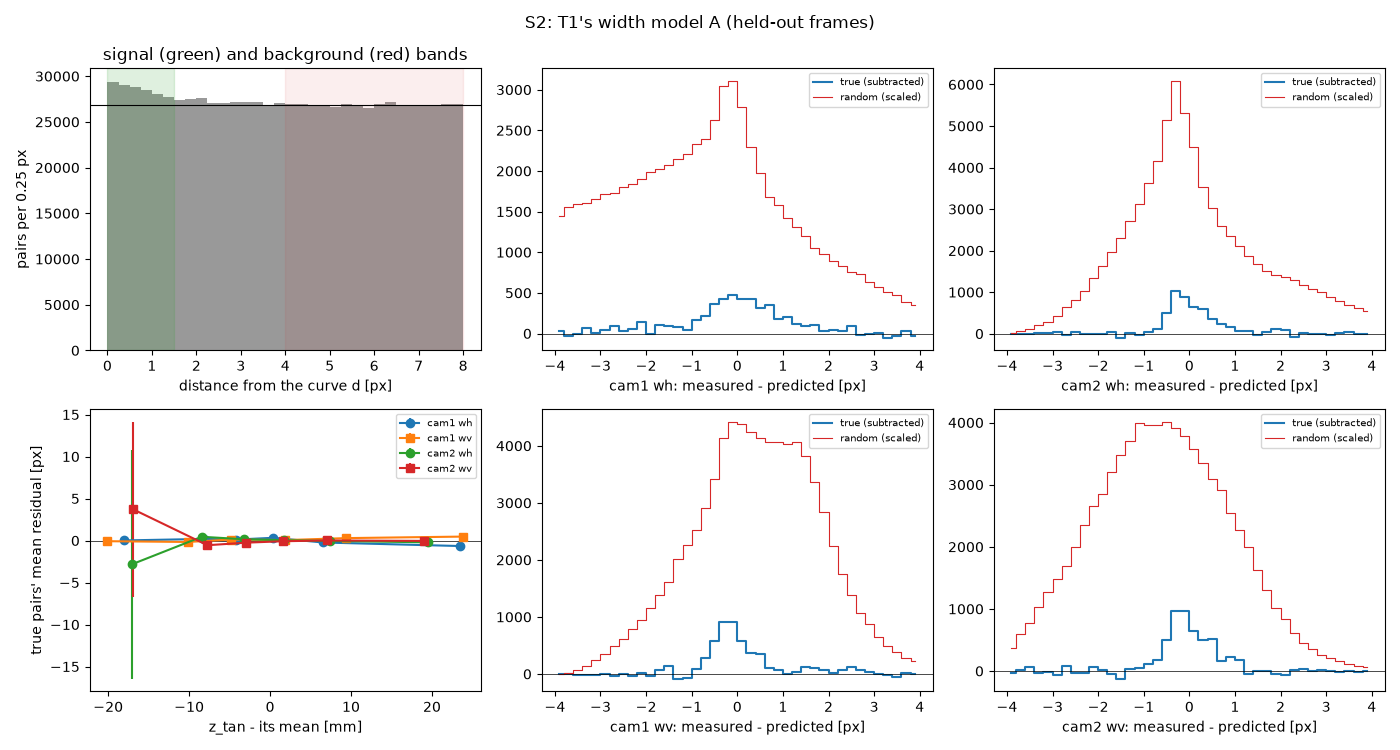

The script that saved this image:
"""S2 (plan, Phase 6; L3): the shape model of T1's particle images, fitted from T1 itself.

    python tests/s2_shape_fit.py [--band 8] [--reuse]

The model (tests/cylinder_stb/shape_model.py): per camera a pupil of diameter A focused at depth z_f; a point X images
as a uniform ellipse of full axes L_h = A f |1/(z_tan + delta) - 1/z_f| and L_v = A f |1/(z_sag + delta) - 1/z_f|
blurred by sigma0, z_tan and z_sag from the calibrated PINCYL camera (the parallax of a displaced pinhole), delta a
depth offset (model B; 0 in model A): T0's calibration fixes each camera's f / D but not f and D (C1-T), and a camera
really at lambda D with focal length lambda f puts its virtual images about (lambda - 1) D further, which changes the
blur's slope with depth.  What is compared is the RMS width: the detector's sqrt(Lx^2/12 + sx^2) along u and
sqrt(Ly^2/12 + sy^2) along v (well determined where its box length and blur trade against each other; with lengths
the fit collapsed to A -> 0: before_s2_widths/), against the model's sqrt(L^2/16 + sigma0^2) (a uniform ellipse of
full axis L has variance L^2/16 along it).

Which pairs are true.  About 1,000 detections per image: each cam1 detection's curved image line on cam2 passes within
1.2 px of 2.6 cam2 detections, and T1-a (tests/t1a_epipolar_offset.py) shows the true matches as a peak about 2 px
wide on a flat floor of random pairs, one true pair to about ten random ones within 1 px.  The earlier fits
maximised the number of candidate pairs that agree with the model, which fitted the random pairs' widths
(before_s2_bgsub/: true-looking pairs agreed no more often than the rest).  This version separates the true pairs
statistically.  Every pair within BAND px of the curve is gathered with its distance d from it; the pairs with
d <= 1.5 px form the signal band, those with 4 <= d <= BAND the background band, which holds random pairs only.  For
any rule, (count in the signal band) - k (count in the background band), k = 1.5 / (BAND - 4), estimates the number
of true pairs in the signal band that it keeps; the same for sums (moments).
  1. Per camera, a grid over (delta, z_f, sigma0, A), maximising the estimated number of true pairs whose two widths
     agree within max(0.5 px, 20 %).  Along A the agreeing values form an interval for each pair, so the count over
     all A's is one pass; then a finer grid around the best.
  2. Model A (delta = 0) or B (the best delta), B only if it keeps more true pairs on the held-out frames by more
     than two standard errors.
  3. The amplitude: log flux against log(|L_h| + |L_v| + 2), a straight line per camera, by moments (the signal
     band's pairs that agree in both cameras, minus k times the background band's).
Judged (plan L3), on the held-out frames' true pairs: the residuals of the widths (68 % within 1.5 px, the plan's
RMS figure for lengths, widths being about a third of a length; the quantiles from the background-subtracted
distribution, which an RMS of heavy tails would not describe) and no trend with depth (the background-subtracted mean
residual in depth bins, its slope within 3 standard errors).  Also the depth cue's worth: the fraction of true pairs
the check keeps against the fraction of random pairs, over a range of tolerances, and the tolerances for
s3_track.py's tracer.shape_check: those that maximise (true kept) / sqrt(random kept), the significance of the true
matches among the candidates (no setting keeps 90 % of the true pairs: the residuals' tails, mostly blended
detections, are wide).
Frames: every 5th of S1's (i = 0, 5, ..., 250; raw frames 4 i); fitting i = 0, 10, ..., 250 (26), held out
i = 5, 15, ..., 245 (25).  Data: data/s2/pairs_band.npz (--reuse reads it).
Writes data/T1_shape.json, its OTF table (model "segment", box lengths of equal second moment, 15 x 11 x 17 nodes
over the view volume) data/T1_otf_shape.txt, and s2_shape_fit_out.txt, .json and s2_shape_fit.png beside itself.
"""
import argparse
import json
import math
import os
import sys
import time

import cv2
import numpy as np

HERE = os.path.dirname(os.path.abspath(__file__))
CASE = os.path.dirname(HERE)
sys.path.insert(0, CASE)
import case  # noqa: E402
import t1_setup as ts  # noqa: E402

lpt = ts.lib()
import shape_model as sm  # noqa: E402  (tests/cylinder_stb, put on the path by ts.lib)

FIT = list(range(0, 251, 10))
TEST = list(range(5, 246, 10))
SIG = 1.5            # signal band: d <= SIG px
BG0 = 4.0            # background band: BG0 <= d <= band
TOL = (0.5, 0.2)     # agreement: |measured - predicted| <= max(TOL[0], TOL[1] x predicted)
A_GRID = (0.25, 0.05, 795)   # A0, dA, n: A = 0.25 ... 39.95 mm


def poly_dist(poly, Q):
    """Distance of points Q (m, 2) to a polyline (k, 2), and whether the nearest point is inside it (not its ends)."""
    A, B = poly[:-1], poly[1:]
    E = B - A
    e2 = np.maximum((E ** 2).sum(axis=1), 1e-24)
    best = np.full(len(Q), np.inf)
    tb = np.zeros(len(Q))
    kb = np.zeros(len(Q), int)
    for k, (a, e, ee) in enumerate(zip(A, E, e2)):
        t = np.clip(((Q - a) @ e) / ee, 0.0, 1.0)
        d = np.hypot(*(Q - (a + t[:, None] * e)).T)
        upd = d < best
        best[upd], tb[upd], kb[upd] = d[upd], t[upd], k
    inside = ~(((kb == 0) & (tb <= 0.0)) | ((kb == len(A) - 1) & (tb >= 1.0)))
    return best, inside


def midpoint(l1, l2):
    p1, d1 = np.array([l1.pt[i] for i in range(3)]), np.array([l1.unit_vector[i] for i in range(3)])
    p2, d2 = np.array([l2.pt[i] for i in range(3)]), np.array([l2.unit_vector[i] for i in range(3)])
    A = np.array([[d1 @ d1, -d1 @ d2], [d1 @ d2, -d2 @ d2]])
    b = np.array([(p2 - p1) @ d1, (p2 - p1) @ d2])
    try:
        s, t = np.linalg.solve(A, b)
    except np.linalg.LinAlgError:
        return None, np.inf
    q1, q2 = p1 + s * d1, p2 + t * d2
    return 0.5 * (q1 + q2), float(np.linalg.norm(q1 - q2))


def candidate_pairs(cams, sm_, dets, vol, band):
    """(i, j, X, distance from the curve, closest approach) for every cam1 detection i and cam2 detection j whose
    distance from i's curve is at most band, its nearest point inside the curve, X inside the view volume."""
    d1, d2 = dets
    Q2 = d2[:, :2]
    los2 = [cams[1].lineOfSight(lpt.Pt2D(float(u), float(v))) for u, v in Q2]
    out = []
    for i, (u, v) in enumerate(d1[:, :2]):
        los1 = cams[0].lineOfSight(lpt.Pt2D(float(u), float(v)))
        ok, _chord, poly = sm_.makeCurve2DFromLOS3D(1, los1)
        if not ok:
            continue
        P = np.array([[p[0], p[1]] for p in poly])
        P = P[np.all(np.isfinite(P), axis=1)]
        if len(P) < 2:
            continue
        lo, hi = P.min(axis=0) - band, P.max(axis=0) + band
        sel = np.flatnonzero(np.all((Q2 >= lo) & (Q2 <= hi), axis=1))
        if not len(sel):
            continue
        dist, inside = poly_dist(P, Q2[sel])
        keep = (dist <= band) & inside
        for j, dd in zip(sel[keep], dist[keep]):
            X, gap = midpoint(los1, los2[j])
            if X is None or gap > 1.0:
                continue
            if not (vol["x"][0] <= X[0] <= vol["x"][1] and vol["y"][0] <= X[1] <= vol["y"][1]
                    and vol["z"][0] <= X[2] <= vol["z"][1]):
                continue
            out.append((i, int(j), X, float(dd), gap))
    return out


def gather(frames, cams, sm_, noise, vol, band, log):
    P = lpt.LineFinderParam()
    rows, counts = [], []
    for fi in frames:
        k = 4 * fi
        dets = []
        for c in (1, 2):
            img = cv2.imread(os.path.join(ts.PRE, f"cam{c}", f"frame{k:06d}.tif"), cv2.IMREAD_UNCHANGED)
            dets.append(np.array(lpt.detectLines(lpt.Image.from_numpy(img), float(noise[c - 1]), P)))
        pairs = candidate_pairs(cams, sm_, dets, vol, band)
        for (i, j, X, dd, gap) in pairs:
            a, b = dets[0][i], dets[1][j]
            rows.append([fi, i, j, *X, dd, gap, a[2], a[3], a[4], a[5], a[8], a[10],
                         b[2], b[3], b[4], b[5], b[8], b[10]])
        counts.append((fi, len(dets[0]), len(dets[1]), len(pairs)))
        log(f"    frame {k:4d}: detections {len(dets[0])} / {len(dets[1])}; pairs within {band} px {len(pairs)}")
    cols = ["frame", "i", "j", "X", "Y", "Z", "d_epi", "gap", "Lx1", "Ly1", "sx1", "sy1", "flux1", "score1",
            "Lx2", "Ly2", "sx2", "sy2", "flux2", "score2"]
    return np.array(rows), cols, np.array(counts)


# ------------------------------------------------------------------ the model in widths
def widths_meas(data, ci, c):
    Lx, Ly = data[:, ci[f"Lx{c + 1}"]], data[:, ci[f"Ly{c + 1}"]]
    sx, sy = data[:, ci[f"sx{c + 1}"]], data[:, ci[f"sy{c + 1}"]]
    return np.sqrt(Lx ** 2 / 12 + sx ** 2), np.sqrt(Ly ** 2 / 12 + sy ** 2)


def lengths_pred(p, f, z):
    A, zf, s0, dl = p
    return A * f * np.abs(1.0 / (z[:, 0] + dl) - 1.0 / zf), A * f * np.abs(1.0 / (z[:, 1] + dl) - 1.0 / zf)


def widths_pred(p, f, z):
    Lh, Lv = lengths_pred(p, f, z)
    return np.sqrt(Lh ** 2 / 16 + p[2] ** 2), np.sqrt(Lv ** 2 / 16 + p[2] ** 2)


def agree(wm, wp, tol=TOL):
    return np.abs(wm - wp) <= np.maximum(tol[0], tol[1] * wp)


def width_window(wm, tol=TOL):
    """The predicted widths that agree with a measured wm: [min(wm - tp, wm/(1 + tr)), max(wm + tp, wm/(1 - tr))]."""
    tp, tr = tol
    return np.minimum(wm - tp, wm / (1.0 + tr)), np.maximum(wm + tp, wm / (1.0 - tr))


def a_interval(w_lo, w_hi, g, s0):
    """The A's whose predicted width sqrt(A^2 g^2 / 16 + s0^2) lies in [w_lo, w_hi] (g = f |1/z - 1/z_f|)."""
    g = np.maximum(g, 1e-12)
    lo = 4.0 * np.sqrt(np.maximum(w_lo ** 2 - s0 ** 2, 0.0)) / g
    hi = np.where(w_hi > s0, 4.0 * np.sqrt(np.maximum(w_hi ** 2 - s0 ** 2, 0.0)) / g, -1.0)
    return lo, hi


def excess_over_A(lo, hi, w):
    """Sum of the weights w of the pairs whose A-interval [lo, hi] holds each grid value of A."""
    A0, dA, n = A_GRID
    i0 = np.clip(np.ceil((lo - A0) / dA), 0, n).astype(np.int64)
    i1 = np.clip(np.floor((hi - A0) / dA), -1, n - 1).astype(np.int64)
    ok = i1 >= i0
    d = np.bincount(i0[ok], weights=w[ok], minlength=n + 1) - np.bincount(i1[ok] + 1, weights=w[ok], minlength=n + 1)
    return np.cumsum(d)[:n]


class Bands:
    """The signal and background bands of a set of pairs: weights +1 and -k."""

    def __init__(self, data, ci, band):
        d = data[:, ci["d_epi"]]
        self.sig = d <= SIG
        self.bg = (d >= BG0) & (d <= band)
        self.k = SIG / (band - BG0)
        self.w = np.where(self.sig, 1.0, np.where(self.bg, -self.k, 0.0))
        self.n_sig, self.n_bg = int(self.sig.sum()), int(self.bg.sum())
        self.n_true = self.n_sig - self.k * self.n_bg
        self.n_true_se = math.sqrt(self.n_sig + self.k ** 2 * self.n_bg)

    def true_count(self, m):
        """Estimated true pairs (and its standard error) among the pairs with m."""
        a, b = float(m[self.sig].sum()), float(m[self.bg].sum())
        return a - self.k * b, math.sqrt(a + self.k ** 2 * b)

    def random_rate(self, m):
        return float(m[self.bg].mean())

    def true_mean(self, m, x):
        """Background-subtracted mean of x over the true pairs with m."""
        s, b = m & self.sig, m & self.bg
        n = s.sum() - self.k * b.sum()
        return float((x[s].sum() - self.k * x[b].sum()) / n) if n > 0 else float("nan"), float(n)

    def true_cdf(self, x, grid, m=None):
        """Background-subtracted fraction of the true pairs (with m) whose x <= each grid value."""
        m = np.ones(len(x), bool) if m is None else m
        s, b = np.sort(x[m & self.sig]), np.sort(x[m & self.bg])
        n = len(s) - self.k * len(b)
        return (np.searchsorted(s, grid, side="right") - self.k * np.searchsorted(b, grid, side="right")) / n


def grid_fit(wm, z, f, bands, deltas, zf_step, s0s, zf_span=40.0, around=None):
    """The (A, z_f, sigma0, delta) that keep the most true pairs in one camera (both widths agree)."""
    (wl_h, wh_h), (wl_v, wh_v) = width_window(wm[0]), width_window(wm[1])
    sel = bands.w != 0
    w = bands.w[sel]
    wl_h, wh_h, wl_v, wh_v, zz0 = wl_h[sel], wh_h[sel], wl_v[sel], wh_v[sel], z[sel]
    A0, dA, _n = A_GRID
    best = (-np.inf, None)
    for dl in deltas:
        zz = zz0 + dl
        ih, iv = 1.0 / zz[:, 0], 1.0 / zz[:, 1]
        if around is None:
            zfs = np.arange(np.nanmin(zz) - zf_span, np.nanmax(zz) + zf_span, zf_step)
        else:
            zfs = around[1] + np.arange(-zf_span, zf_span + 1e-9, zf_step)
        for zf in zfs:
            gh, gv = f * np.abs(ih - 1.0 / zf), f * np.abs(iv - 1.0 / zf)
            for s0 in s0s:
                lo_h, hi_h = a_interval(wl_h, wh_h, gh, s0)
                lo_v, hi_v = a_interval(wl_v, wh_v, gv, s0)
                E = excess_over_A(np.maximum(lo_h, lo_v), np.minimum(hi_h, hi_v), w)
                k = int(np.argmax(E))
                if E[k] > best[0]:
                    best = (float(E[k]), [float(A0 + k * dA), float(zf), float(s0), float(dl)])
    return best


def agree_cam(p, f, z, wm, tol=TOL):
    ph, pv = widths_pred(p, f, z)
    return agree(wm[0], ph, tol) & agree(wm[1], pv, tol)


def assess(ps, f_px, data, z, ci, band, depth_bins=6):
    """Held-out figures of a model: true and random pairs kept, residual quantiles, the trend with depth."""
    bands = Bands(data, ci, band)
    wm = [widths_meas(data, ci, c) for c in (0, 1)]
    ag = [agree_cam(ps[c], f_px[c], z[c], wm[c]) for c in (0, 1)]
    out = {"n_sig": bands.n_sig, "n_bg": bands.n_bg, "k": bands.k, "n_true": bands.n_true,
           "n_true_se": bands.n_true_se}
    for name, m in (("cam1", ag[0]), ("cam2", ag[1]), ("joint", ag[0] & ag[1])):
        t, se = bands.true_count(m)
        out[name] = {"true_kept": t / bands.n_true, "true_kept_se": se / bands.n_true,
                     "random_kept": bands.random_rate(m)}
    grid = np.arange(0.0, 6.0001, 0.01)
    for c in (0, 1):
        ph, pv = widths_pred(ps[c], f_px[c], z[c])
        other = ag[1 - c]
        rec = {}
        for nm, r in (("wh", wm[c][0] - ph), ("wv", wm[c][1] - pv)):
            F = bands.true_cdf(np.abs(r), grid)
            Fo = bands.true_cdf(np.abs(r), grid, other)
            q = {f"q{int(p * 100)}": float(grid[min(np.searchsorted(F, p), len(grid) - 1)]) for p in (0.5, 0.68, 0.9)}
            qo = {f"q{int(p * 100)}": float(grid[min(np.searchsorted(Fo, p), len(grid) - 1)]) for p in (0.5, 0.68, 0.9)}
            # the trend: the background-subtracted mean residual (|r| <= 3 px, the pairs agreeing in the other camera)
            zc = z[c][:, 0]
            m0 = other & (np.abs(r) <= 3.0)
            edges = np.quantile(zc[m0 & bands.sig], np.linspace(0, 1, depth_bins + 1))
            zb, rb, eb = [], [], []
            for lo, hi in zip(edges[:-1], edges[1:]):
                mb = m0 & (zc >= lo) & (zc <= hi)
                mu, n = bands.true_mean(mb, r)
                s, b = mb & bands.sig, mb & bands.bg
                var = ((r[s] - mu) ** 2).sum() + bands.k ** 2 * ((r[b] - mu) ** 2).sum()
                zb.append(0.5 * (lo + hi))
                rb.append(mu)
                eb.append(math.sqrt(var) / n if n > 0 else float("nan"))
            zb, rb, eb = np.array(zb), np.array(rb), np.array(eb)
            ok = np.isfinite(rb) & np.isfinite(eb) & (eb > 0)
            W = 1.0 / eb[ok] ** 2
            X = np.column_stack([zb[ok] - np.average(zb[ok], weights=W), np.ones(ok.sum())])
            cov = np.linalg.inv(X.T @ (W[:, None] * X))
            coef = cov @ (X.T @ (W * rb[ok]))
            rec[nm] = {**q, "agreeing_other": qo, "bias": float(bands.true_mean(other & (np.abs(r) <= 3.0), r)[0]),
                       "depth_bins_mm": zb.tolist(), "mean_resid_px": rb.tolist(), "mean_resid_se": eb.tolist(),
                       "slope_px_per_mm": float(coef[0]), "slope_se": float(math.sqrt(cov[0, 0])),
                       "slope_over_range_px": float(coef[0] * (zb[-1] - zb[0]))}
        out[f"cam{c + 1}_resid"] = rec
    out["trend"] = any(abs(out[f"cam{c}_resid"][k]["slope_px_per_mm"]) > 3 * out[f"cam{c}_resid"][k]["slope_se"]
                       for c in (1, 2) for k in ("wh", "wv"))
    out["q68_max"] = max(out[f"cam{c}_resid"][k]["q68"] for c in (1, 2) for k in ("wh", "wv"))
    return out, ag


def tolerance_scan(ps, f_px, data, z, ci, band):
    """Joint true and random pairs kept for shape_check's (tol_px, tol_rel)."""
    bands = Bands(data, ci, band)
    wm = [widths_meas(data, ci, c) for c in (0, 1)]
    rows = []
    for tp in (0.3, 0.4, 0.5, 0.6, 0.8, 1.0, 1.2, 1.5):
        for tr in (0.1, 0.15, 0.2, 0.25, 0.3, 0.4):
            m = agree_cam(ps[0], f_px[0], z[0], wm[0], (tp, tr)) & agree_cam(ps[1], f_px[1], z[1], wm[1], (tp, tr))
            t, se = bands.true_count(m)
            rows.append({"tol_px": tp, "tol_rel": tr, "true_kept": t / bands.n_true, "true_kept_se": se / bands.n_true,
                         "random_kept": bands.random_rate(m)})
    return rows


def main():
    ap = argparse.ArgumentParser()
    ap.add_argument("--band", type=float, default=8.0)
    ap.add_argument("--reuse", action="store_true", help="read data/s2/pairs_band.npz instead of gathering")
    args = ap.parse_args()
    log = case.Log(os.path.join(HERE, "s2_shape_fit"))
    t0 = time.time()
    vol = ts.view_volume(lpt)
    noise = ts.noise_per_camera()
    fds = [sm.FocalDepths(lpt, f) for f in ts.CAMS]
    f_px = [math.sqrt(fd.K[0, 0] * fd.K[1, 1]) for fd in fds]
    log(f"S2: T1's shape model; build {ts.BUILD}; cameras {ts.CAMS}; view volume x {np.round(vol['x'], 1)}, "
        f"y {np.round(vol['y'], 1)}, z {np.round(vol['z'], 1)} mm (r <= {vol['r_max_mm']:.1f}); noise "
        f"{np.round(noise, 2)}; pairs within {args.band} px; signal band d <= {SIG} px, background {BG0} to "
        f"{args.band} px")
    npz = os.path.join(ts.DATA, "s2", "pairs_band.npz")
    if args.reuse:
        d = np.load(npz)
        D, T, cols = d["D"], d["T"], [str(c) for c in d["cols"]]
        zD, zT = [d["zD1"], d["zD2"]], [d["zT1"], d["zT2"]]
        log(f"  pairs read from {npz}")
    else:
        cfg_path = os.path.join(ts.DATA, "s2", "config.json")
        ts.stb_config(cfg_path, (0, 10), vol, {"intensity_threshold": 30, "radius_px": 2.0})
        bs = lpt.BasicSetting()
        bs.readConfig(cfg_path)
        tc = lpt.TracerConfig()
        tc.readConfig(bs._object_config_paths[0], bs)
        cams = list(bs._cam_list)
        sm_ = lpt.StereoMatch(cams, [[] for _ in cams], tc)
        log("  fitting frames:")
        D, cols, cD = gather(FIT, cams, sm_, noise, vol, args.band, log)
        log("  held-out frames:")
        T, _, cT = gather(TEST, cams, sm_, noise, vol, args.band, log)
        t1 = time.time()
        zD = [fd(D[:, 3:6]) for fd in fds]
        zT = [fd(T[:, 3:6]) for fd in fds]
        okD = np.all(np.isfinite(zD[0]), axis=1) & np.all(np.isfinite(zD[1]), axis=1)
        D, zD = D[okD], [z[okD] for z in zD]
        okT = np.all(np.isfinite(zT[0]), axis=1) & np.all(np.isfinite(zT[1]), axis=1)
        T, zT = T[okT], [z[okT] for z in zT]
        log(f"  focal depths in {time.time() - t1:.0f} s ({(~okD).sum() + (~okT).sum()} pairs without)")
        os.makedirs(os.path.dirname(npz), exist_ok=True)
        np.savez(npz, D=D, T=T, zD1=zD[0], zD2=zD[1], zT1=zT[0], zT2=zT[1], cols=np.array(cols),
                 f_px=np.array(f_px), countsD=cD, countsT=cT, band=args.band)
    ci = {c: k for k, c in enumerate(cols)}
    bD, bT = Bands(D, ci, args.band), Bands(T, ci, args.band)
    log(f"  pairs: {len(D)} fitting, {len(T)} held out ({time.time() - t0:.0f} s)")
    for nm, b in (("fitting", bD), ("held out", bT)):
        log(f"  {nm}: signal band {b.n_sig}, background band {b.n_bg} (k = {b.k:.4f}); estimated true pairs in the "
            f"signal band {b.n_true:.0f} +- {b.n_true_se:.0f} ({b.n_true / b.n_sig * 100:.1f} % of it)")
    # the distance profile: true pairs per 0.25 px of d (all frames)
    dd = np.concatenate([D[:, ci["d_epi"]], T[:, ci["d_epi"]]])
    h, e = np.histogram(dd, bins=np.arange(0.0, args.band + 1e-9, 0.25))
    floor = h[e[:-1] >= BG0].mean()
    excess = h - floor
    cum = np.cumsum(excess)
    tot = cum[e[1:] <= 3.0][-1]
    prof = {f"{x:.2f}": float(cum[np.searchsorted(e[1:], x)] / tot) for x in (0.5, 0.75, 1.0, 1.25, 1.5, 2.0, 2.5)}
    log(f"  true pairs within d (of those within 3 px): " + ", ".join(f"{k} px {v * 100:.0f} %" for k, v in prof.items())
        + f"; floor {floor:.0f} pairs per 0.25 px; true pairs within 3 px {tot:.0f} "
        f"({tot / (len(FIT) + len(TEST)):.0f} per frame)")

    wD = [widths_meas(D, ci, c) for c in (0, 1)]
    out = {"models": {}, "band": args.band, "signal_band_px": SIG, "background_from_px": BG0,
           "distance_profile": {"bins": e.tolist(), "hist": h.tolist(), "floor": float(floor),
                                "true_within": prof, "true_within_3px": float(tot)}}
    fits = {}
    for c in (0, 1):
        t1 = time.time()
        Ec, pc = grid_fit(wD[c], zD[c], f_px[c], bD, np.arange(-200.0, 200.1, 25.0), 2.0,
                          np.arange(0.7, 1.71, 0.1))
        log(f"  cam{c + 1} coarse grid (delta free): A {pc[0]:.2f} mm, z_f {pc[1]:.0f} mm, sigma0 {pc[2]:.1f} px, delta "
            f"{pc[3]:+.0f} mm: {Ec:.0f} true pairs agree ({time.time() - t1:.0f} s)")
        EA, pA = grid_fit(wD[c], zD[c], f_px[c], bD, [0.0], 2.0, np.arange(0.7, 1.71, 0.1))
        log(f"  cam{c + 1} coarse grid (delta 0): A {pA[0]:.2f} mm, z_f {pA[1]:.0f} mm, sigma0 {pA[2]:.1f} px: "
            f"{EA:.0f} true pairs agree")
        EfB, pfB = grid_fit(wD[c], zD[c], f_px[c], bD, pc[3] + np.arange(-20.0, 20.1, 4.0), 0.5,
                            pc[2] + np.arange(-0.1, 0.101, 0.025), zf_span=4.0, around=pc)
        EfA, pfA = grid_fit(wD[c], zD[c], f_px[c], bD, [0.0], 0.5, pA[2] + np.arange(-0.1, 0.101, 0.025),
                            zf_span=4.0, around=pA)
        log(f"  cam{c + 1} fine grid: model A: A {pfA[0]:.2f} mm, z_f {pfA[1]:.1f} mm, sigma0 {pfA[2]:.3f} px "
            f"({EfA:.0f}); model B: A {pfB[0]:.2f} mm, z_f {pfB[1]:.1f} mm, sigma0 {pfB[2]:.3f} px, delta {pfB[3]:+.0f} mm "
            f"({EfB:.0f})")
        fits[c] = {"A": pfA, "B": pfB}

    # model A or B: on the held-out frames, per camera, B's extra true pairs against two standard errors
    wT = [widths_meas(T, ci, c) for c in (0, 1)]
    use_B = []
    for c in (0, 1):
        aA = agree_cam(fits[c]["A"], f_px[c], zT[c], wT[c])
        aB = agree_cam(fits[c]["B"], f_px[c], zT[c], wT[c])
        dif = aB.astype(float) - aA.astype(float)
        gain = float(dif[bT.sig].sum() - bT.k * dif[bT.bg].sum())
        se = math.sqrt(float(np.abs(dif[bT.sig]).sum() + bT.k ** 2 * np.abs(dif[bT.bg]).sum()))
        use_B.append(bool(gain > 2 * se))
        log(f"  cam{c + 1}, held out: model B keeps {gain:+.0f} +- {se:.0f} true pairs more than A -> "
            f"{'B' if use_B[-1] else 'A'}")
    choice = "B" if any(use_B) else "A"
    for label in ("A", "B"):
        ps = [fits[c][label] for c in (0, 1)]
        ev, _ = assess(ps, f_px, T, zT, ci, args.band)
        out["models"][label] = {"params": ps, "heldout": ev}
        log(f"  model {label}, held out: estimated true pairs {ev['n_true']:.0f} +- {ev['n_true_se']:.0f}; kept: "
            + "; ".join(f"{nm} {ev[nm]['true_kept'] * 100:.0f} +- {ev[nm]['true_kept_se'] * 100:.0f} % of true, "
                        f"{ev[nm]['random_kept'] * 100:.1f} % of random" for nm in ("cam1", "cam2", "joint")))
        for c in (1, 2):
            for k in ("wh", "wv"):
                r = ev[f"cam{c}_resid"][k]
                log(f"    cam{c} {k}: |residual| of true pairs: 50 % <= {r['q50']:.2f}, 68 % <= {r['q68']:.2f}, "
                    f"90 % <= {r['q90']:.2f} px (agreeing in the other camera: {r['agreeing_other']['q50']:.2f}, "
                    f"{r['agreeing_other']['q68']:.2f}, {r['agreeing_other']['q90']:.2f}); bias {r['bias']:+.3f} px; "
                    f"slope with depth {r['slope_px_per_mm']:+.4f} +- {r['slope_se']:.4f} px/mm "
                    f"({r['slope_over_range_px']:+.2f} px over the depths)")
    ps = out["models"][choice]["params"]
    ev = out["models"][choice]["heldout"]
    passed = bool(ev["q68_max"] <= 1.5 and not ev["trend"])
    log(f"  chosen: model {choice}; judged (68 % of true pairs' residuals within 1.5 px, no trend with depth): "
        f"{'PASS' if passed else 'FAIL'} (largest q68 {ev['q68_max']:.2f} px; trend {'yes' if ev['trend'] else 'no'})")

    # the tolerances of shape_check
    scan = tolerance_scan(ps, f_px, T, zT, ci, args.band)
    rec = max(scan, key=lambda r: r["true_kept"] / math.sqrt(max(r["random_kept"], 1e-9)))
    log("  shape_check tolerances, held out (joint: true kept / random kept):")
    for tp in sorted({r["tol_px"] for r in scan}):
        log(f"    tol_px {tp:.1f}: " + "  ".join(f"rel {r['tol_rel']:.2f} {r['true_kept'] * 100:3.0f}/"
                                                f"{r['random_kept'] * 100:4.1f}" for r in scan if r["tol_px"] == tp))
    log(f"  recommended (largest true kept / sqrt(random kept)): tol_px {rec['tol_px']}, tol_rel {rec['tol_rel']}: keeps "
        f"{rec['true_kept'] * 100:.0f} +- {rec['true_kept_se'] * 100:.0f} % of true pairs and "
        f"{rec['random_kept'] * 100:.1f} % of random ones")

    # the amplitude, by moments, on the fitting frames' pairs agreeing in both cameras
    m = agree_cam(ps[0], f_px[0], zD[0], wD[0]) & agree_cam(ps[1], f_px[1], zD[1], wD[1])
    famp = []
    for c in (0, 1):
        Lh, Lv = lengths_pred(ps[c], f_px[c], zD[c])
        x = np.log(sm.BOX * (Lh + Lv) + 2.0)
        flux = D[:, ci[f"flux{c + 1}"]]
        ok = m & (flux > 0)
        y = np.log(np.where(flux > 0, flux, 1.0))
        wgt = np.where(ok, bD.w, 0.0)
        Xm = np.column_stack([x, np.ones_like(x)])
        coef = np.linalg.solve(Xm.T @ (wgt[:, None] * Xm), Xm.T @ (wgt * y))
        famp.append((float(coef[1]), float(coef[0])))
        log(f"  amplitude, cam{c + 1}: flux = {math.exp(coef[1]):.1f} x (|b| + |c| + 2)^{coef[0]:.3f} (by moments over "
            f"{int(ok[bD.sig].sum())} signal and {int(ok[bD.bg].sum())} background pairs; b, c the box lengths)")
    model = {"model": choice, "cameras": [{"camfile": ts.CAMS[c], "f_px": f_px[c], "A_mm": float(ps[c][0]),
                                           "z_f_mm": float(ps[c][1]), "sigma0_px": float(ps[c][2]),
                                           "delta_mm": float(ps[c][3]), "flux_log_a": famp[c][0],
                                           "flux_log_b": famp[c][1]} for c in (0, 1)],
             "fit_frames": FIT, "test_frames": TEST, "band_px": args.band,
             "agreement_rule": f"RMS widths within max({TOL[0]} px, {TOL[1] * 100:.0f} %) in both cameras",
             "shape_check": {"tol_px": rec["tol_px"], "tol_rel": rec["tol_rel"], "true_kept": rec["true_kept"],
                             "random_kept": rec["random_kept"]},
             "heldout": ev, "epipolar_true_within": prof}
    with open(os.path.join(ts.DATA, "T1_shape.json"), "w", encoding="utf-8") as fh:
        json.dump(model, fh, indent=1)

    # the OTF table
    n = (15, 11, 17)
    vbox = ((vol["x"][0], vol["y"][0], vol["z"][0]), (vol["x"][1], vol["y"][1], vol["z"][1]))
    Pn = sm.grid_points(vbox, n)
    a = np.zeros((2, len(Pn)))
    b_, c_, al, sg = np.zeros_like(a), np.zeros_like(a), np.zeros_like(a), np.zeros_like(a)
    for c in (0, 1):
        z = fds[c](Pn)
        bad = ~np.all(np.isfinite(z), axis=1)
        if bad.any():
            good_ = np.flatnonzero(~bad)
            for i in np.flatnonzero(bad):
                z[i] = z[good_[np.argmin(np.linalg.norm(Pn[good_] - Pn[i], axis=1))]]
        A, zf, s0, dl = ps[c]
        Lh = sm.BOX * A * f_px[c] * (1.0 / (z[:, 0] + dl) - 1.0 / zf)      # signed box lengths
        Lv = sm.BOX * A * f_px[c] * (1.0 / (z[:, 1] + dl) - 1.0 / zf)
        fl = np.exp(famp[c][0]) * (np.abs(Lh) + np.abs(Lv) + 2.0) ** famp[c][1]
        a[c] = fl / (sm.profile_integral(Lh, s0) * sm.profile_integral(Lv, s0))
        b_[c], c_[c], sg[c] = Lh, Lv, s0
        al[c] = 0.0   # no roll: lines within +-0.3 deg of the image axes (P0b)
    sm.write_otf(os.path.join(ts.DATA, "T1_otf_shape.txt"), vbox, n, a, b_, c_, al, sg)
    log(f"  written data/T1_shape.json and data/T1_otf_shape.txt ({n[0]} x {n[1]} x {n[2]} nodes); "
        f"{time.time() - t0:.0f} s")

    # figure: the distance profile, the true pairs' residuals, the trend with depth
    import matplotlib
    matplotlib.use("Agg")
    import matplotlib.pyplot as plt
    fig, ax = plt.subplots(2, 3, figsize=(14, 7.5))
    cc = 0.5 * (e[1:] + e[:-1])
    ax[0, 0].bar(cc, h, width=0.25, color="0.6")
    ax[0, 0].axhline(floor, color="k", lw=0.8)
    ax[0, 0].axvspan(0, SIG, color="C2", alpha=0.15)
    ax[0, 0].axvspan(BG0, args.band, color="C3", alpha=0.08)
    ax[0, 0].set_xlabel("distance from the curve d [px]")
    ax[0, 0].set_ylabel("pairs per 0.25 px")
    ax[0, 0].set_title("signal (green) and background (red) bands")
    wTm = [widths_meas(T, ci, c) for c in (0, 1)]
    bins = np.arange(-4.0, 4.0001, 0.2)
    for c in (0, 1):
        ph, pv = widths_pred(ps[c], f_px[c], zT[c])
        for k2, (nm, r) in enumerate((("wh", wTm[c][0] - ph), ("wv", wTm[c][1] - pv))):
            hs, _ = np.histogram(r[bT.sig], bins=bins)
            hb, _ = np.histogram(r[bT.bg], bins=bins)
            a_ = ax[0, 1 + c] if k2 == 0 else ax[1, 1 + c]
            a_.step(0.5 * (bins[1:] + bins[:-1]), hs - bT.k * hb, where="mid", color="C0", label="true (subtracted)")
            a_.step(0.5 * (bins[1:] + bins[:-1]), bT.k * hb, where="mid", color="C3", lw=0.8, label="random (scaled)")
            a_.axhline(0, color="k", lw=0.5)
            a_.set_xlabel(f"cam{c + 1} {nm}: measured - predicted [px]")
            a_.legend(fontsize=7)
    for c in (0, 1):
        for nm, mk in (("wh", "o"), ("wv", "s")):
            r = ev[f"cam{c + 1}_resid"][nm]
            ax[1, 0].errorbar(np.array(r["depth_bins_mm"]) - np.mean(r["depth_bins_mm"]), r["mean_resid_px"],
                              yerr=r["mean_resid_se"], marker=mk, ls="-", label=f"cam{c + 1} {nm}")
    ax[1, 0].axhline(0, color="k", lw=0.5)
    ax[1, 0].set_xlabel("z_tan - its mean [mm]")
    ax[1, 0].set_ylabel("true pairs' mean residual [px]")
    ax[1, 0].legend(fontsize=7)
    fig.suptitle(f"S2: T1's width model {choice} (held-out frames)")
    fig.tight_layout()
    fig.savefig(os.path.join(HERE, "s2_shape_fit.png"), dpi=100)
    plt.close(fig)
    out.update({"chosen": choice, "model": model, "pass": passed, "pairs_fit": int(len(D)), "pairs_test": int(len(T)),
                "tolerance_scan": scan})
    log.save(out)


if __name__ == "__main__":
    main()
